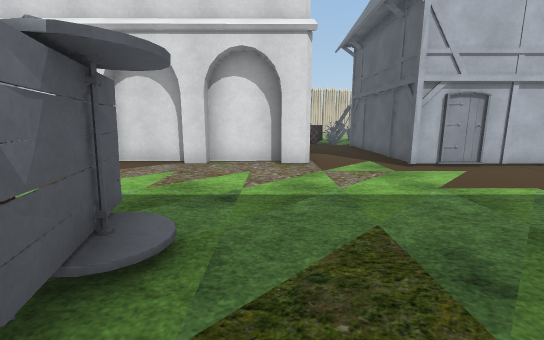
[1] (above)

24 first-person views from a walk through a scene from a Unity 3-D project. The camera is 1.3 m above the floor, tilts 10° down and sees 90° across. The floor is counted in squares, 1 m on a side. Each view is taken from the middle of a square. On the plan, view 1 faces up. The plan holds only what a view shows up to about 13 squares ahead; the rest is blank. The place goes on beyond the plan. The player character is not drawn. Some animated figures are left out. Some surface patterns are stand-ins.

[2]
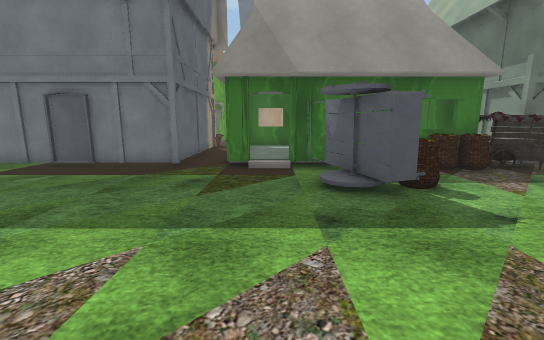

[3]
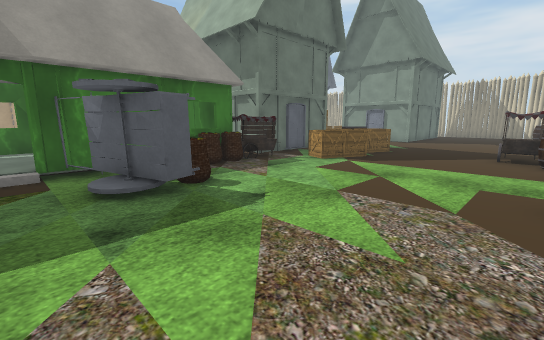

[4]
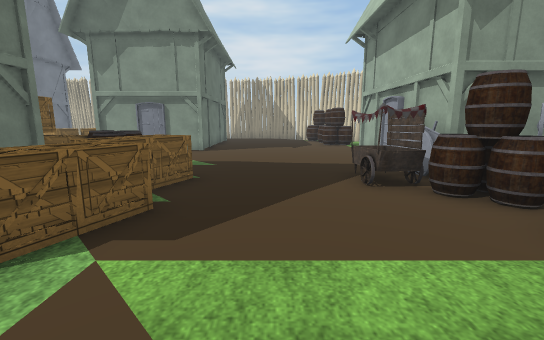

[5]
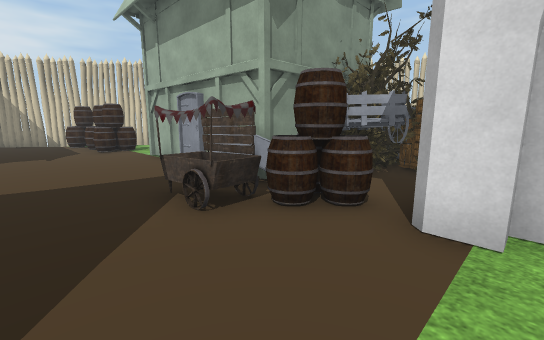

[6]
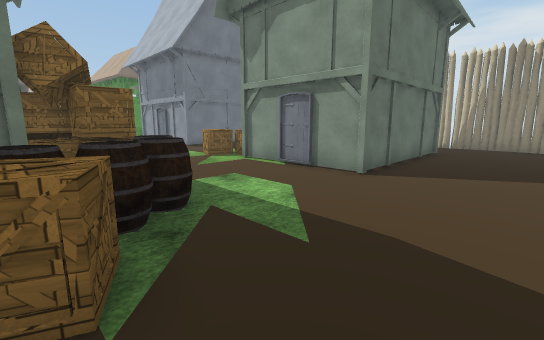

[7]
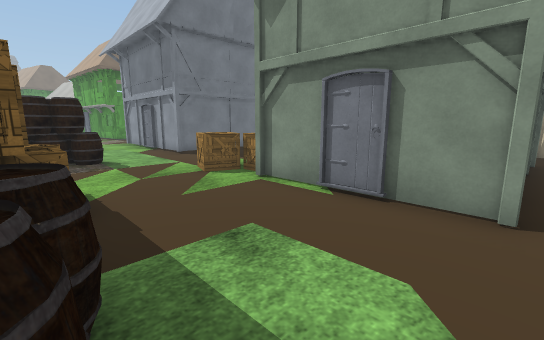

[8]
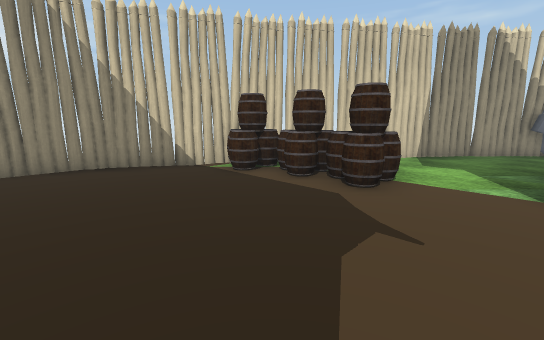

[9]
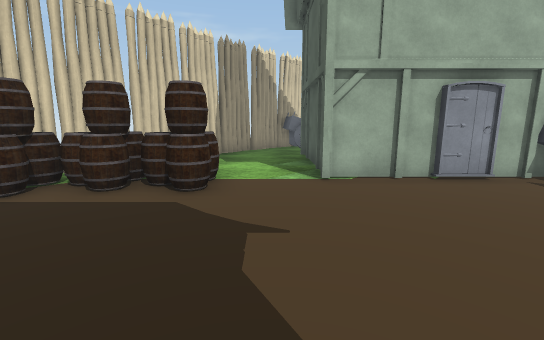

[10]
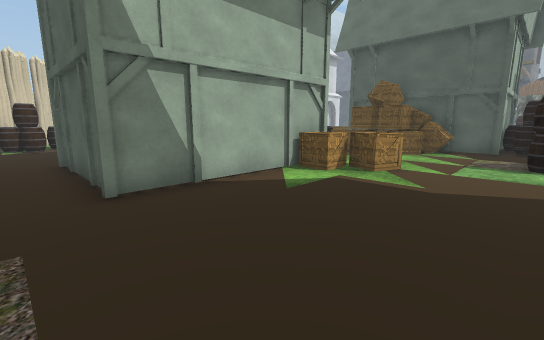

[11]
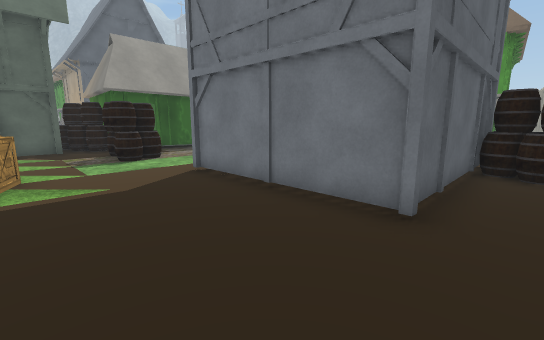

[12]
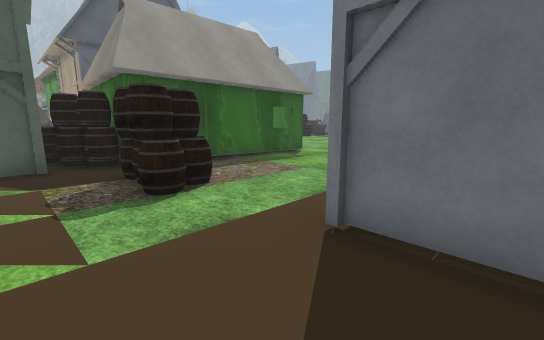

[13]
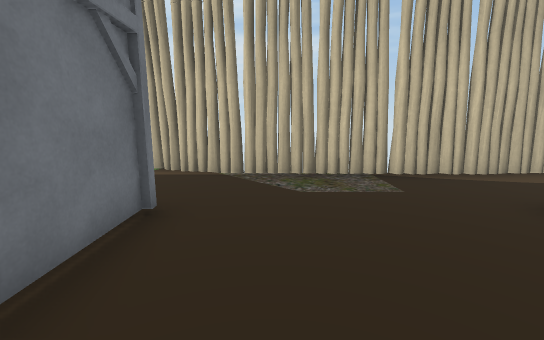

[14]
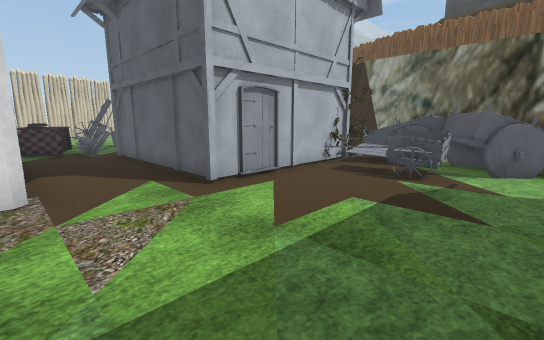

[15]
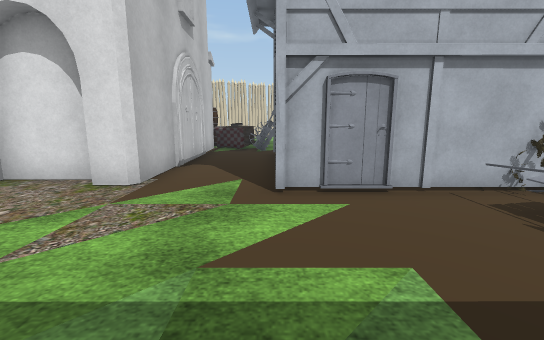

[16]
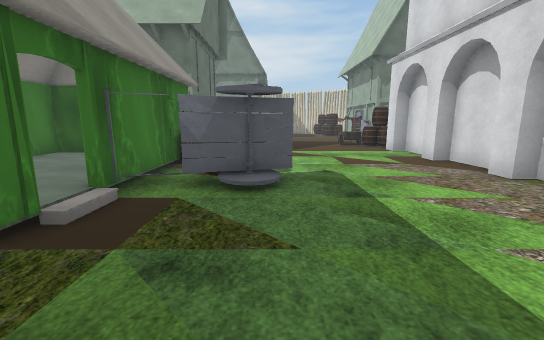

[17]
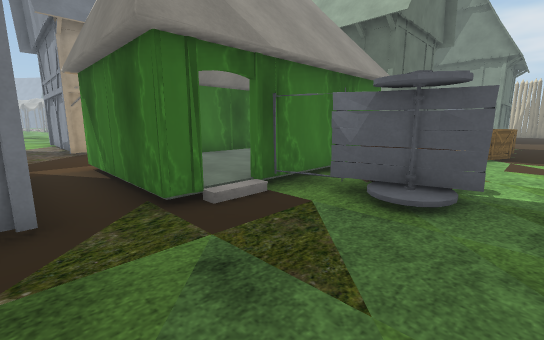

[18]
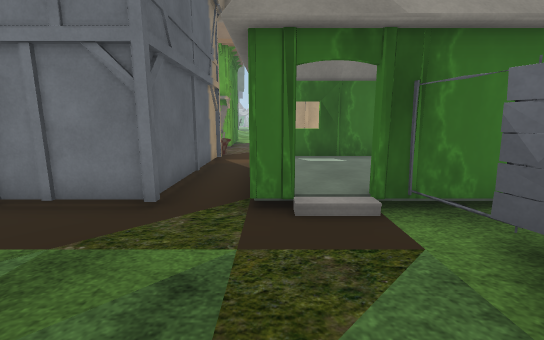

[19]
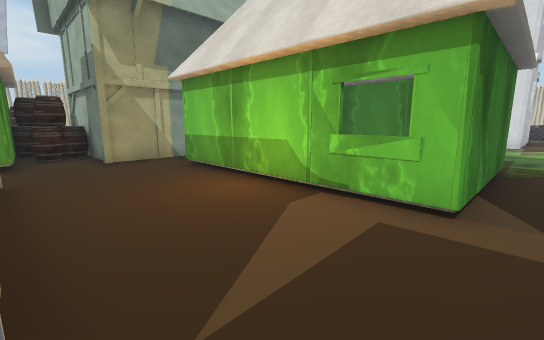

[20]
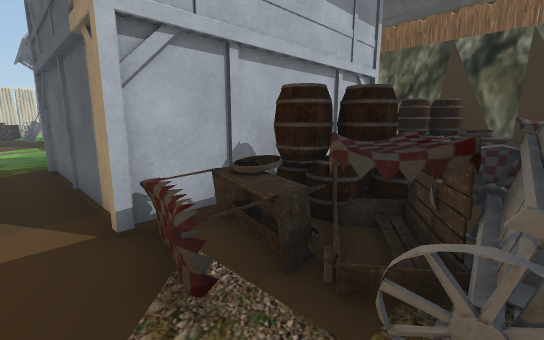

[21]
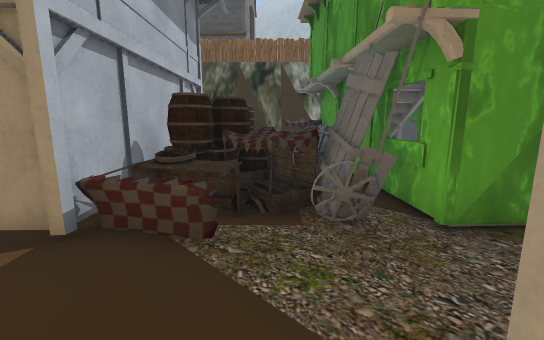

[22]
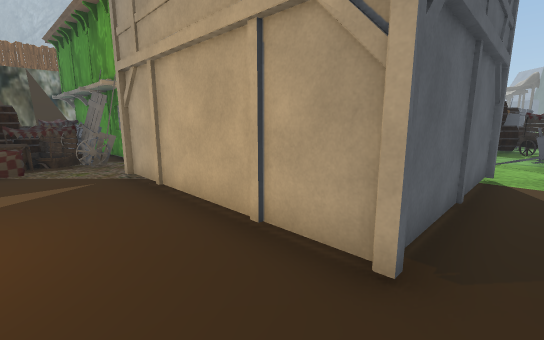

[23]
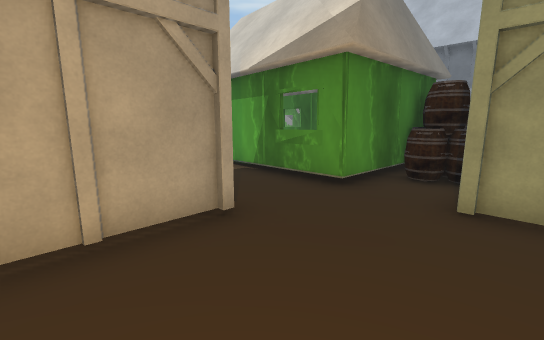

[24]
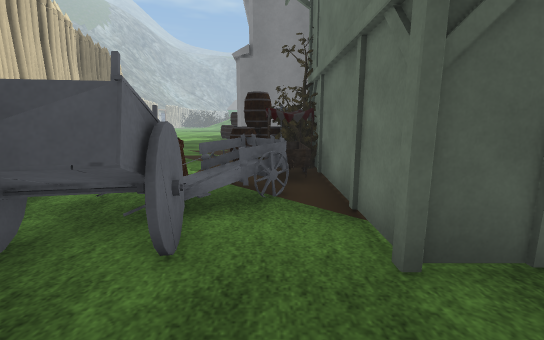

### Floor plan
Key: @ floor where view 1 was taken; # wall or solid block; x gap in a wall; . main floor; : floor 0.25 m higher than the main floor; = window, fence, low wall or low ledge; ^ raised ledge; v drop or lower ground; H house; B basket; C cart; A barrel; R crate; U bush; O other object.
Columns run from 29 left of view 1 to 9 right of it. Each row starts with its distance up from view 1.
 18          ##O
 17          #OO OO...             CCO
 16        ###OOOOO.AO  #         #CCOO
 15        #....OOCCAOUU#         #.OO
 14       ##..HHHHCCUUUU          #..H
 13      ##...H   UU UO           #..H
 12      # ...H   UU UU           #..H
 11     #  ...H     U###          #..H
 10    ## AA..H     ^####         #..H
  9   ##AAAAA.HHH##H##AA###########..H
  8   #AAAAAA.......CCAA##...........H##H U
  7   #.A...........CCC..................xv
  6  ##..................................xv
  5  #...................................=#
  4  #....................................O
  3  #...............RRRR.....B##..........
  2  #..HHHHHHHH....ARRRRR....O##.......
  1  # .H     .H...AAA  .CCBB.O#.........
  0  # .H     .H...ARHHHHCCBBBHHH@H.HHH#HH
 -1  #..H     .H...OOR   H.H   :: H.H.....
 -2  #..H     .H...ROR   H H      H.H
 -3  #..HHHHHRRH..RRRO   H H      H.H
 -4  #.......RRR..RRRR   H.H  ::::H.H
 -5  #........RR....RR   H.HHHHHHHH.H.
 -6  #...............H   H..........CCAOHHH
 -7  #...............AAAHH..........CCAA  H
 -8  #...........AAA.AAAA............CCA..C
 -9 ##..HHHHHHH..AOOHHOHHH..HHHHHHH.###..HH
-10 #...H    .H.....    :H..H     H.HHHHHHH
-11    .H     H.....H    H..H     H.H   HH
-12    .H      .....#    H..H     H.

Where each view was taken, in squares from view 1:
view 1: 0 up, 0 right, facing up
view 2: 8 up, 0 right, facing down
view 3: 8 up, 0 right, facing down-left
view 4: 5 up, 6 left, facing left
view 5: 5 up, 8 left, facing up-left
view 6: 5 up, 12 left, facing down-left
view 7: 2 up, 14 left, facing down-left
view 8: 3 up, 19 left, facing up-left
view 9: 3 up, 20 left, facing up
view 10: 8 down, 26 left, facing up-right
view 11: 5 down, 26 left, facing down-right
view 12: 6 down, 21 left, facing down-right
view 13: 7 down, 21 left, facing left
view 14: 3 up, 1 right, facing up-right
view 15: 3 up, 4 right, facing up
view 16: 3 up, 4 right, facing left
view 17: 4 up, 3 right, facing down-left
view 18: 4 up, 1 right, facing down
view 19: 9 down, 2 right, facing up-left
view 20: 9 down, 2 right, facing up-right
view 21: 8 down, 0 right, facing right
view 22: 7 down, 6 left, facing down-right
view 23: 6 down, 3 left, facing down-left
view 24: 15 up, 21 left, facing right
